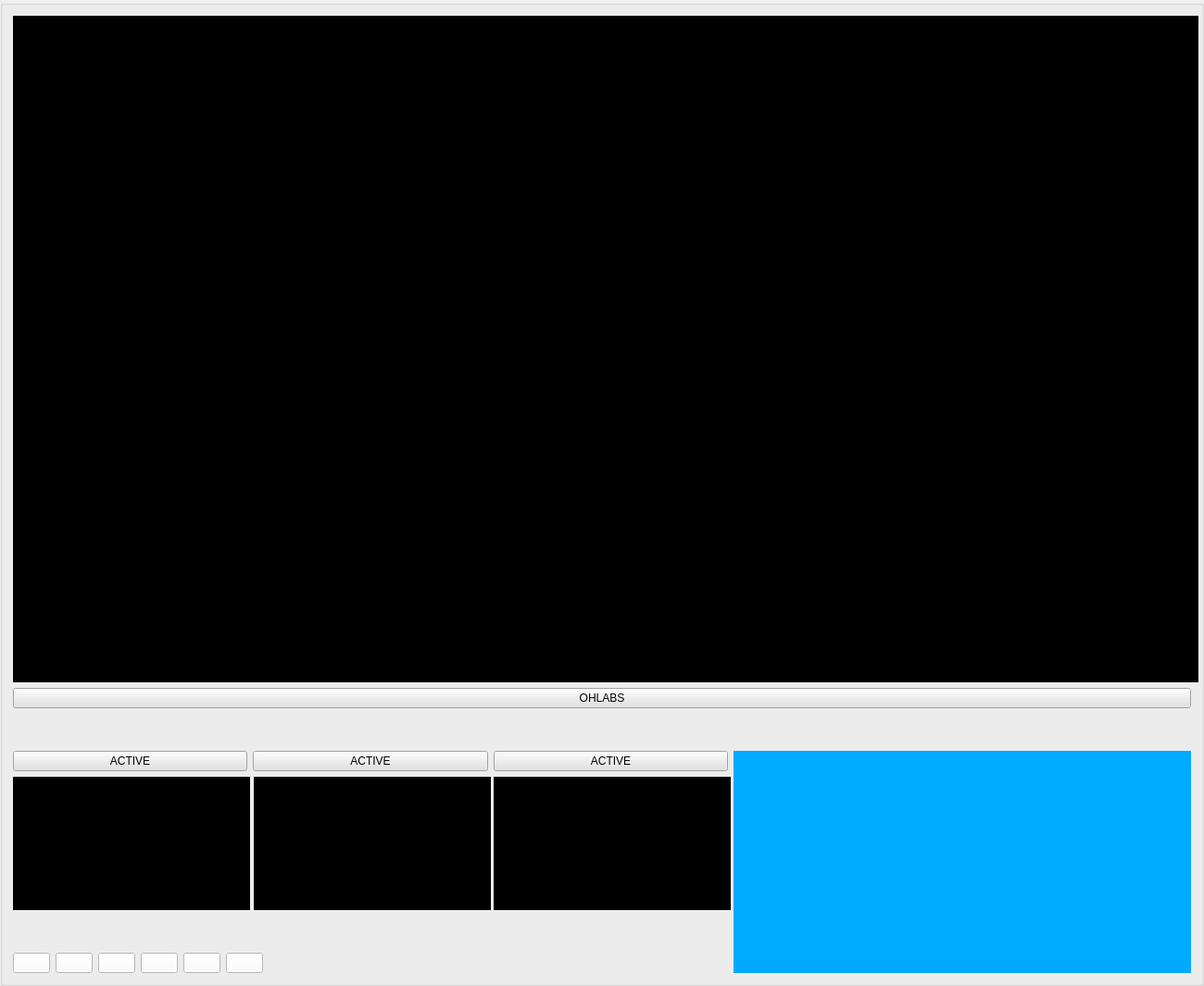
     <widget class="QGroupBox" name="groupBox">
      <property name="minimumSize">
       <size>
        <width>1300</width>
        <height>0</height>
       </size>
      </property>
      <property name="maximumSize">
       <size>
        <width>1300</width>
        <height>16777215</height>
       </size>
      </property>
      <property name="title">
       <string/>
      </property>
      <layout class="QVBoxLayout" name="verticalLayout_4">
       <item>
        <layout class="QVBoxLayout" name="verticalLayout_2">
         <item>
          <widget class="QCustomPlot" name="widget_Display" native="true">
           <property name="minimumSize">
            <size>
             <width>1280</width>
             <height>720</height>
            </size>
           </property>
           <property name="maximumSize">
            <size>
             <width>1280</width>
             <height>720</height>
            </size>
           </property>
           <property name="styleSheet">
            <string notr="true">background-color: rgb(0, 0, 0);</string>
           </property>
          </widget>
         </item>
         <item>
          <widget class="QPushButton" name="pushButton">
           <property name="styleSheet">
            <string notr="true">background-color: rgb(225, 225, 225);</string>
           </property>
           <property name="text">
            <string>OHLABS</string>
           </property>
          </widget>
         </item>
         <item>
          <spacer name="verticalSpacer">
           <property name="orientation">
            <enum>Qt::Vertical</enum>
           </property>
           <property name="sizeHint" stdset="0">
            <size>
             <width>20</width>
             <height>40</height>
            </size>
           </property>
          </spacer>
         </item>
        </layout>
       </item>
       <item>
        <layout class="QHBoxLayout" name="horizontalLayout_4">
         <item>
          <layout class="QVBoxLayout" name="verticalLayout_3">
           <item>
            <layout class="QHBoxLayout" name="horizontalLayout_5">
             <item>
              <widget class="QPushButton" name="pushButton_Active1">
               <property name="styleSheet">
                <string notr="true">background-color: rgb(225, 225, 225);</string>
               </property>
               <property name="text">
                <string>ACTIVE</string>
               </property>
              </widget>
             </item>
             <item>
              <widget class="QPushButton" name="pushButton_Active2">
               <property name="styleSheet">
                <string notr="true">background-color: rgb(225, 225, 225);</string>
               </property>
               <property name="text">
                <string>ACTIVE</string>
               </property>
              </widget>
             </item>
             <item>
              <widget class="QPushButton" name="pushButton_Active3">
               <property name="styleSheet">
                <string notr="true">background-color: rgb(225, 225, 225);</string>
               </property>
               <property name="text">
                <string>ACTIVE</string>
               </property>
              </widget>
             </item>
            </layout>
           </item>
           <item>
            <layout class="QHBoxLayout" name="horizontalLayout_10">
             <item>
              <widget class="QCustomPlot" name="widget_Img1" native="true">
               <property name="minimumSize">
                <size>
                 <width>256</width>
                 <height>144</height>
                </size>
               </property>
               <property name="maximumSize">
                <size>
                 <width>256</width>
                 <height>144</height>
                </size>
               </property>
               <property name="styleSheet">
                <string notr="true">background-color: rgb(0, 0, 0);</string>
               </property>
              </widget>
             </item>
             <item>
              <widget class="QCustomPlot" name="widget_Img2" native="true">
               <property name="minimumSize">
                <size>
                 <width>256</width>
                 <height>144</height>
                </size>
               </property>
               <property name="maximumSize">
                <size>
                 <width>256</width>
                 <height>144</height>
                </size>
               </property>
               <property name="styleSheet">
                <string notr="true">background-color: rgb(0, 0, 0);</string>
               </property>
              </widget>
             </item>
             <item>
              <widget class="QCustomPlot" name="widget_Img3" native="true">
               <property name="minimumSize">
                <size>
                 <width>256</width>
                 <height>144</height>
                </size>
               </property>
               <property name="maximumSize">
                <size>
                 <width>256</width>
                 <height>144</height>
                </size>
               </property>
               <property name="styleSheet">
                <string notr="true">background-color: rgb(0, 0, 0);</string>
               </property>
              </widget>
             </item>
            </layout>
           </item>
           <item>
            <spacer name="verticalSpacer_2">
             <property name="orientation">
              <enum>Qt::Vertical</enum>
             </property>
             <property name="sizeHint" stdset="0">
              <size>
               <width>20</width>
               <height>40</height>
              </size>
             </property>
            </spacer>
           </item>
           <item>
            <layout class="QHBoxLayout" name="horizontalLayout_8">
             <item>
              <widget class="QPushButton" name="pushButton_Center">
               <property name="styleSheet">
                <string notr="true">background-color: rgb(255, 255, 255);</string>
               </property>
               <property name="text">
                <string/>
               </property>
               <property name="icon">
                <iconset resource="resource/Icon.qrc">
                 <normaloff>:/center.png</normaloff>:/center.png</iconset>
               </property>
               <property name="iconSize">
                <size>
                 <width>50</width>
                 <height>50</height>
                </size>
               </property>
              </widget>
             </item>
             <item>
              <widget class="QPushButton" name="pushButton_Tracking">
               <property name="styleSheet">
                <string notr="true">background-color: rgb(255, 255, 255);</string>
               </property>
               <property name="text">
                <string/>
               </property>
               <property name="icon">
                <iconset resource="resource/Icon.qrc">
                 <normaloff>:/focus.png</normaloff>:/focus.png</iconset>
               </property>
               <property name="iconSize">
                <size>
                 <width>50</width>
                 <height>50</height>
                </size>
               </property>
               <property name="checkable">
                <bool>true</bool>
               </property>
              </widget>
             </item>
             <item>
              <widget class="QPushButton" name="pushButton_Crop">
               <property name="styleSheet">
                <string notr="true">background-color: rgb(255, 255, 255);</string>
               </property>
               <property name="text">
                <string/>
               </property>
               <property name="icon">
                <iconset resource="resource/Icon.qrc">
                 <normaloff>:/crop.png</normaloff>:/crop.png</iconset>
               </property>
               <property name="iconSize">
                <size>
                 <width>50</width>
                 <height>50</height>
                </size>
               </property>
               <property name="checkable">
                <bool>true</bool>
               </property>
              </widget>
             </item>
             <item>
              <widget class="QPushButton" name="pushButton_21">
               <property name="styleSheet">
                <string notr="true">background-color: rgb(255, 255, 255);</string>
               </property>
               <property name="text">
                <string/>
               </property>
               <property name="icon">
                <iconset resource="resource/Icon.qrc">
                 <normaloff>:/pick.png</normaloff>:/pick.png</iconset>
               </property>
               <property name="iconSize">
                <size>
                 <width>50</width>
                 <height>50</height>
                </size>
               </property>
              </widget>
             </item>
             <item>
              <widget class="QPushButton" name="pushButton_HorizonLine">
               <property name="styleSheet">
                <string notr="true">background-color: rgb(255, 255, 255);</string>
               </property>
               <property name="text">
                <string/>
               </property>
               <property name="icon">
                <iconset resource="resource/Icon.qrc">
                 <normaloff>:/rounded.png</normaloff>:/rounded.png</iconset>
               </property>
               <property name="iconSize">
                <size>
                 <width>50</width>
                 <height>50</height>
                </size>
               </property>
               <property name="checkable">
                <bool>true</bool>
               </property>
              </widget>
             </item>
             <item>
              <widget class="QPushButton" name="pushButton_Plot">
               <property name="styleSheet">
                <string notr="true">background-color: rgb(255, 255, 255);</string>
               </property>
               <property name="text">
                <string/>
               </property>
               <property name="icon">
                <iconset resource="resource/Icon.qrc">
                 <normaloff>:/curve.png</normaloff>:/curve.png</iconset>
               </property>
               <property name="iconSize">
                <size>
                 <width>50</width>
                 <height>50</height>
                </size>
               </property>
               <property name="checkable">
                <bool>false</bool>
               </property>
               <property name="checked">
                <bool>false</bool>
               </property>
              </widget>
             </item>
             <item>
              <spacer name="horizontalSpacer">
               <property name="orientation">
                <enum>Qt::Horizontal</enum>
               </property>
               <property name="sizeHint" stdset="0">
                <size>
                 <width>40</width>
                 <height>20</height>
                </size>
               </property>
              </spacer>
             </item>
            </layout>
           </item>
          </layout>
         </item>
         <item>
          <widget class="QCustomPlot" name="widget_Plot" native="true">
           <property name="minimumSize">
            <size>
             <width>494</width>
             <height>240</height>
            </size>
           </property>
           <property name="styleSheet">
            <string notr="true">background-color: rgb(0, 170, 255);</string>
           </property>
          </widget>
         </item>
        </layout>
       </item>
      </layout>
     </widget>
